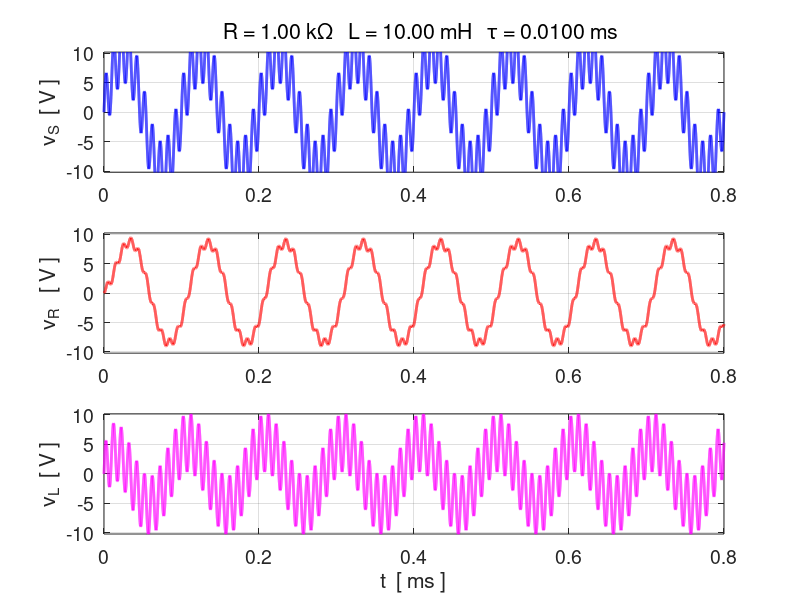
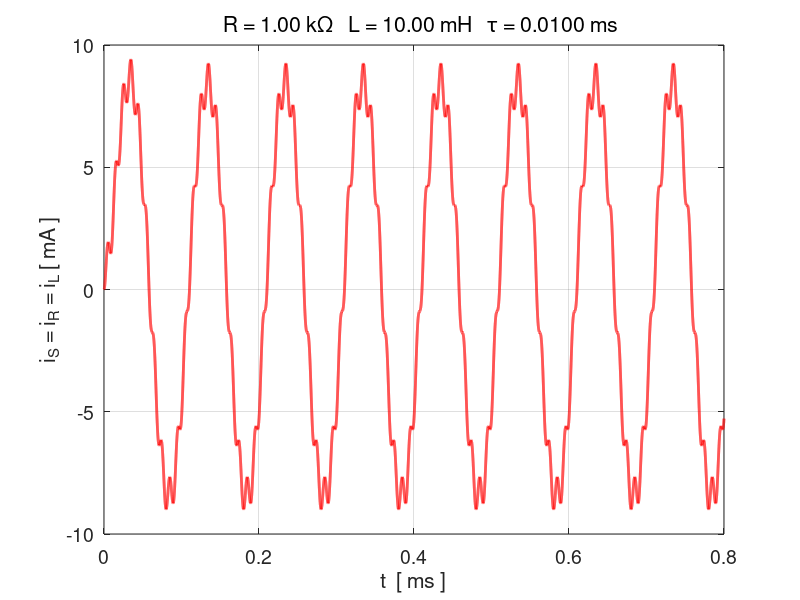
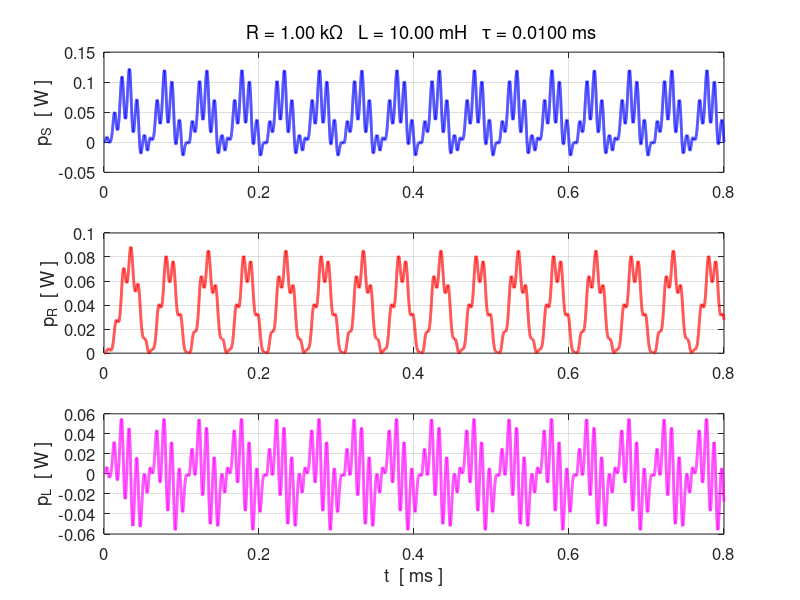
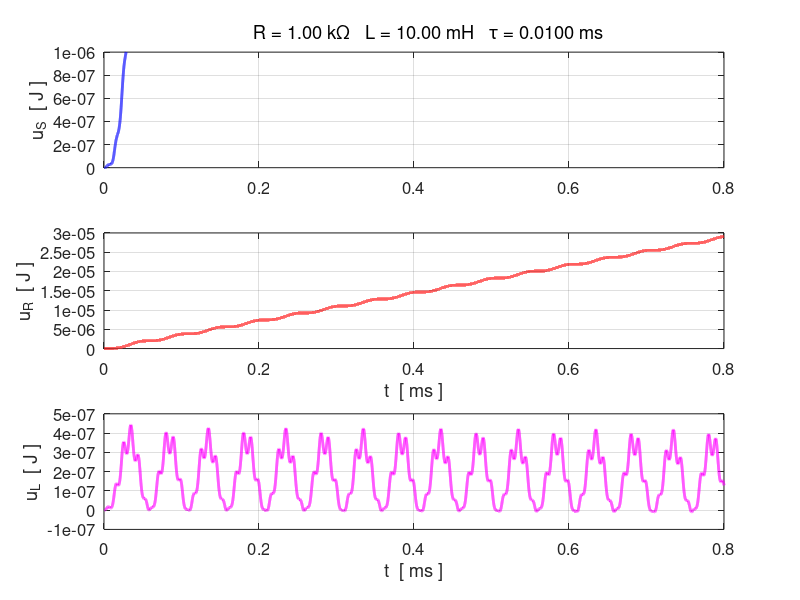

The MATLAB script that drew these images, in order:
%CNRL.m

% RL CIRCUIT
% Finite Difference Method for RL circuit analysis

% Ian Cooper
% email: ian.cooper@sydney.edu.au
% School of Physics, University of Sydney
 
% DOING PHYSICS WITH MATLAB 
%    https://d-arora.github.io/Doing-Physics-With-Matlab/
% 180212

clear all
close all
clc

% =======================================================================
% INPUTS: S.I. UNITS  default values [  ]
% =======================================================================
% Resistance [1e3]
    R  = 1.0e3;    
% Inductance [1e-3];      
    L  = 10e-3;   
% Peak source emf [10] 
  VS = 10;         
% Source emf: flagV = 1  step function off/on
%             flagV = 2  step function on/off
%             flagV = 3  pulses (square wave)
%             flagV = 4  sinusoidal emf
%             flagV = 5  rectified sinusoidal emf
%             flagV = 6  superposition of sinusoidal emfs
  flagV = 6;
   
   
%  ======================================================================   
%  Define emf
% =======================================================================
% Time constant and time step
   tau = L/R;
   dt = tau/1000;
   
   switch flagV
    case 1  % step function  off to on
       % max time interval  [10*tau]
         tMax = 10*tau;
       %  tMax = 500e-6;        
       % percentage off time  [10]
         pOFF = 10;         
                
         t = 0:dt:tMax;
         N = length(t);
         nOFF = round(N*pOFF/100);
         vS = zeros(1,N);
         vS(nOFF:end) = VS;
     
    case 2  % step function  on to off
        % max time interval  [10e-3] 
         tMax = 10e-6;        
       % percentage on time  [50]
         pON = 10;         
       
         t = 0:dt:tMax;
         N = length(t);
         nON = round(N*pON/100);
         vS = zeros(1,N);
         vS(1:nON) = VS;
         
    case 3    % pulses ON / OFF
       % max time interval  [10e-3] 
         tMax = 100e-6;        
       % percentage off time  [10]
         pOFF = 50;         
       % Number of periods     [3]
         nT = 4;
       
       % Calculations  
         t = 0:dt:tMax;
         N = length(t);  
                  numT = round(N/nT-0.5);
         nON = round(numT*pOFF/100);
         nOFF = numT-nON;
         vS = zeros(1,N);
         for c = 1 : nT
           vS(nOFF + numT*(c-1) : nOFF + numT*(c-1)+nON) = VS;
         end

    case 4     % sinusoidal input    [fS = 1e4]
       fS = 10e3;
       w = 2*pi*fS;
       T = 1/fS;
       nT = 8; 
       tMax = nT*T;
       t = 0:dt:tMax;
       N = length(t);
       vS = VS .* exp(1j*(w*t - pi/2));
    
       
     case 5     % sinusoidal input - rectified
       f = 10e3;
       w = 2*pi*f;
       T = 1/f;
       nT = 8;
       tMax = nT*T;
       t = 0:dt:tMax;
       N = length(t);
       vS = abs(VS .* sin(w*t));
            
     case 6     % Input: superposition of sinusoidal signals
       f = 10e3;
       w = 2*pi*f;
       T = 1/f;
       nT = 8;
       tMax = nT*T;
       t = 0:dt:tMax;
       N = length(t);
       vS = VS .* sin(w*t) + (0.5*VS) .* sin(10*w*t);

   end
  
   
% ======================================================================  
% CALCULATIONS 
% ======================================================================
   k = dt/L;
%  Initialise values 
  vR = zeros(1,N);
  vL = zeros(1,N);
  iS = zeros(1,N);
    
%  Time Step #1
  if flagV == 2
     iS(1) = vS(1)/R;
     vR(1) = vS(1);
  end
  
% Time Steps #2 to #N
  for c = 2 : N
    iS(c) = iS(c-1) + k*vL(c-1);
    vR(c) = iS(c) * R;
    vL(c) = vS(c) - vR(c);
  end
 

% Powers and energy
     pS = real(vS) .* real(iS);
     pR = real(vR) .* real(iS);
     pL = real(vL) .* real(iS);
     
      uS = zeros(1,N); uR = zeros(1,N); uL = zeros(1,N);
     if flagV == 2
         uS(1) = pS(1)*dt;
         uR(1) = uS(1);
     end
     
    
     for c = 2 : N
         uS(c) = uS(c-1) + pS(c)*dt;
         uR(c) = uR(c-1) + pR(c)*dt;
         uL(c) = uL(c-1) + pL(c)*dt;
     end

     
% Phases  [degrees]
% INPUT time to calculate phasors
     tP = 0.75*tMax;
     
     nP = find(t > tP,1);
     phi_vS   = rad2deg(angle(vS(nP)));
     phi_vR   = rad2deg(angle(vR(nP)));
     phi_vL   = rad2deg(angle(vL(nP)));
     theta_iS = rad2deg(angle(iS(nP)));
     
     if flagV == 4
        [iS_Peaks, t_Peaks] = findpeaks(real(iS));
       nPeaks = length(t_Peaks)-1;
       T_Peaks = (t(t_Peaks(end)) - t(t_Peaks(end-nPeaks)))/(nPeaks);
       f_Peaks = 1 / T_Peaks;
       
       ZR = R;
       ZL = 1j * w*L;
       Z = ZR + ZL;
       Zmag = abs(Z);
       phi_ZR = rad2deg(angle(ZR));
       phi_ZL = rad2deg(angle(ZL));
       phi_Z = rad2deg(angle(Z));
     end


% ======================================================================
% GRAPHICS
% ======================================================================

figure(1)    
   FS = 14;
   pos = [0.07 0.05 0.28 0.72];
   set(gcf,'Units','normalized');
   set(gcf,'Position',pos);
   set(gcf,'color','w'); 
   
subplot(3,1,1)   % -----------------------------------------------------
     xP = 1e3.*t; yP = real(vS);
     plot(xP,yP,'b','linewidth',2');
     grid on
     set(gca,'xLim',[0 1e3*max(t)]);
  %  set(gca,'yTick',-10:5:10);
     set(gca,'yLim',[-VS-0.2 VS+0.2]);
     tm1 = '   R = ';
     tm2 = num2str(R/1e3, '%3.2f');
     tm3 = ' k\Omega   L = ';
     tm4 = num2str(L*1e3, '%3.2f');
     tm5 = ' mH   \tau = ';
     tm6 = num2str(tau*1e3, '%3.4f');
     tm7 = ' ms';
     tm = [tm1 tm2 tm3 tm4 tm5 tm6 tm7];
     title(tm,'fontweight','normal','fontsize',10);
     ylabel('v_S  [ V ]');
     set(gca,'fontsize',FS);
     
subplot(3,1,2) % ---------------------------------------------------------
     xP = 1e3.*t; yP = real(vR);
     plot(xP,yP,'r','linewidth',2');
     grid on
     set(gca,'xLim',[0 1e3*max(t)]); 
     set(gca,'yLim',[-VS-0.2 VS+0.2]);
%    set(gca,'yTick',-10:5:10);
     ylabel('v_R   [ V ]');
     set(gca,'fontsize',FS);
     
subplot(3,1,3) % ---------------------------------------------------------
     xP = 1e3.*t; yP = real(vL);
     plot(xP,yP,'m','linewidth',2');
     grid on
     set(gca,'yLim',[-VS-0.2 VS+0.2]);
     set(gca,'xLim',[0 1e3*max(t)]); 
     xlabel('t  [ ms ]');
     ylabel('v_L  [ V ]');
     set(gca,'fontsize',FS);

figure(2) % =============================================================    
   FS = 14;
   pos = [0.37 0.05 0.28 0.30];
   set(gcf,'Units','normalized');
   set(gcf,'Position',pos);
   set(gcf,'color','w'); 
   
   xP = 1e3.*t; yP = real(iS.*1e3);
   plot(xP,yP,'r','linewidth',2');
   grid on
  
   tm1 = '   R = ';
   tm2 = num2str(R/1e3, '%3.2f');
   tm3 = ' k\Omega   L = ';
   tm4 = num2str(L*1e3, '%3.2f');
   tm5 = ' mH   \tau = ';
   tm6 = num2str(tau*1e3, '%3.4f');
   tm7 = ' ms';
   tm = [tm1 tm2 tm3 tm4 tm5 tm6 tm7];
   title(tm,'fontweight','normal','fontsize',10);
   xlabel('t  [ ms ]');
   ylabel('i_S = i_R = i_L [ mA ]');
   set(gca,'fontsize',FS)

figure(3)   % ==========================================================   
   FS = 12;
   pos = [0.67 0.05 0.28 0.72];
   set(gcf,'Units','normalized');
   set(gcf,'Position',pos);
   set(gcf,'color','w'); 
   
 subplot(3,1,1) % ------------------------------------------------------
     xP = 1e3.*t; yP = pS;
     plot(xP,yP,'b','linewidth',2');
     grid on
     ylabel('p_S  [ W ]');
     tm1 = '   R = ';
     tm2 = num2str(R/1e3, '%3.2f');
     tm3 = ' k\Omega   L = ';
     tm4 = num2str(L*1e3, '%3.2f');
     tm5 = ' mH   \tau = ';
     tm6 = num2str(tau*1e3, '%3.4f');
     tm7 = ' ms';
     tm = [tm1 tm2 tm3 tm4 tm5 tm6 tm7];
     title(tm,'fontweight','normal','fontsize',10);
     set(gca,'fontsize',FS);
     
subplot(3,1,2) % ------------------------------------------------------
     xP = 1e3.*t; yP = pR;
     plot(xP,yP,'r','linewidth',2');
     grid on
     ylabel('p_R  [ W ]');
     set(gca,'fontsize',FS);

 subplot(3,1,3) % -----------------------------------------------------
     xP = 1e3.*t; yP = pL;
     plot(xP,yP,'m','linewidth',2');
     grid on
     xlabel('t  [ ms ]');
     ylabel('p_L  [ W ]');
     set(gca,'fontsize',FS);

figure(4)  % ============================================================ 
   FS = 12;
   pos = [0.47 0.05 0.28 0.72];
   set(gcf,'Units','normalized');
   set(gcf,'Position',pos);
   set(gcf,'color','w'); 
   
subplot(3,1,1) % -------------------------------------------------------
     xP = 1e3.*t; yP = uS;
     plot(xP,yP,'b','linewidth',2');
     grid on
     tm1 = '      R = ';
     tm2 = num2str(R/1e3, '%3.2f');
     tm3 = ' k\Omega   L = ';
     tm4 = num2str(L*1e3, '%3.2f');
     tm5 = ' mH   \tau = ';
     tm6 = num2str(tau*1e3, '%3.4f');
     tm7 = ' ms';
     tm = [tm1 tm2 tm3 tm4 tm5 tm6 tm7];
     title(tm,'fontweight','normal','fontsize',10);
     ylabel('u_S  [ J ]');
     set(gca,'fontsize',FS);
     set(gca,'yLim',[0 1e-6]);
     
subplot(3,1,2) % --------------------------------------------------
     xP = 1e3.*t; yP = uR;
     plot(xP,yP,'r','linewidth',2');
     grid on
     xlabel('t  [ ms ]');
     ylabel('u_R  [ J ]');
     set(gca,'fontsize',FS);
  %   set(gca,'yLim',[0 1e-5]);
     
subplot(3,1,3)  % ------------------------------------------------------
     xP = 1e3.*t; yP = uL;
     plot(xP,yP,'m','linewidth',2');
     grid on
     xlabel('t  [ ms ]');
     ylabel('u_L  [ J ]');
     set(gca,'fontsize',FS);
    % set(gca,'yLim',[0 1e-6]);


 figure(5)  % TEXT------------------------------------------------ 
   %FS = 14;
   pos = [0.27 0.05 0.35 0.32];
   set(gcf,'Units','normalized');
   set(gcf,'Position',pos);
   set(gcf,'color','w'); 
   
   x = 0; y = 100; dy = -15;
   tm1 = 'R  = ';
   tm2 = num2str(R/1e3,'%3.2f');
   tm3 = '  k\Omega';
   tm = [tm1 tm2 tm3];
   h_text = text(x,y,tm);
   set(h_text,'fontsize',14);
   
   y = y+dy;
   tm1 = 'L = ';
   tm2 = num2str(L*1e3,'%3.2f');
   tm3 = '  mH';
   tm = [tm1 tm2 tm3];
   h_text = text(x,y,tm);
   set(h_text,'fontsize',14);
   
   y = y+dy;
   tm1 = '\tau = ';
   tm2 = num2str(tau*1e3,'%3.2e');
   tm3 = '  ms';
   tm = [tm1 tm2 tm3];
   h_text = text(x,y,tm);
   set(h_text,'fontsize',14);
   
 if flagV == 4
   y = y+dy;
   tm1 = 'f_S = ';
   tm2 = num2str(fS/1e3,'%3.2e');
   tm3 = '  kHz';
   tm = [tm1 tm2 tm3];
   h_text = text(x,y,tm);
   set(h_text,'fontsize',14); 
   
   y = y+dy;
   tm1 = 'f_{Peaks} = ';
   tm2 = num2str(f_Peaks/1e3,'%3.2e');
   tm3 = '  kHz';
   tm = [tm1 tm2 tm3];
   h_text = text(x,y,tm);
   set(h_text,'fontsize',14); 
   
   x = 40; y = 100-dy;  
   y = y+dy;
   tm1 = 'Z_R = ';
   tm2 = num2str(R,'%3.2f');
   tm3 = '  \Omega';
   tm = [tm1 tm2 tm3];
   h_text = text(x,y,tm);
   set(h_text,'fontsize',14);
     
   y = y+dy;
   tm1 = 'Z_L = ( ';
   tm2 = num2str(real(ZL),'%3.2f');
   tm3 = ' + ';
   tm = [tm1 tm2 tm3];
   h_text = text(x,y,tm);
   set(h_text,'fontsize',14);
   
   y = y+dy;
   tm1 = ' ';
   tm2 = num2str(imag(ZL),'%3.2f');
   tm3 = ' j )  \Omega';
   tm = [tm1 tm2 tm3];
   h_text = text(x+10,y+8,tm);
   set(h_text,'fontsize',14);
   
   %y = y+dy;
   tm1 = 'Z = ( ';
   tm2 = num2str(real(Z),'%3.2f');
   tm3 = ' + ';
   tm = [tm1 tm2 tm3];
   h_text = text(x,y,tm);
   set(h_text,'fontsize',14);
   
   y = y+dy;
   tm1 = ' ';
   tm2 = num2str(imag(Z),'%3.2f');
   tm3 = ' j )  \Omega';
   tm = [tm1 tm2 tm3];
   h_text = text(x+10,y+8,tm);
   set(h_text,'fontsize',14); 
   
   y = y+dy+10;
   tm1 = '|Z| = ';
   tm2 = num2str(abs(Z),'%3.2f');
   tm3 = ' \Omega';
   tm = [tm1 tm2 tm3];
   h_text = text(x,y,tm);
   set(h_text,'fontsize',14);
   
   y = y+dy;
   tm1 = '\phi_R = ';
   tm2 = num2str(phi_ZR,'%3.1f');
   tm3 = '^o';
   tm = [tm1 tm2 tm3];
   h_text = text(x,y,tm);
   set(h_text,'fontsize',14);
   
   y = y+dy;
   tm1 = '\phi_L = ';
   tm2 = num2str(phi_ZL,'%3.1f');
   tm3 = '^o';
   tm = [tm1 tm2 tm3];
   h_text = text(x,y,tm);
   set(h_text,'fontsize',14);

   y = y+dy;
   tm1 = '\phi_Z = ';
   tm2 = num2str(phi_Z,'%3.1f');
   tm3 = '^o';
   tm = [tm1 tm2 tm3];
   h_text = text(x,y,tm);
   set(h_text,'fontsize',14);
   
   x = 78; y = 100;
   tm1 = 'At time t = ';
   tm2 = num2str(t(nP)*1e3,'%3.3f');
   tm3 = '  ms';
   tm = [tm1 tm2 tm3];
   h_text = text(x,y,tm);
   set(h_text,'fontsize',14);
   
   y = y+dy;
   tm1 = '\phi_S = ';
   tm2 = num2str(phi_vS,'%3.1f');
   tm3 = '^o';
   tm = [tm1 tm2 tm3];
   h_text = text(x,y,tm);
   set(h_text,'fontsize',14); 
   
   y = y + dy;
   tm1 = '\phi_R = ';
   tm2 = num2str(phi_vR,'%3.1f');
   tm3 = '^o';
   tm = [tm1 tm2 tm3];
   h_text = text(x,y,tm);
   set(h_text,'fontsize',14);
   
   y = y + dy;
   tm1 = '\phi_L = ';
   tm2 = num2str(phi_vL,'%3.1f');
   tm3 = '^o';
   tm = [tm1 tm2 tm3];
   h_text = text(x,y,tm);
   set(h_text,'fontsize',14);
   
   y = y + dy;
   tm1 = '\theta_S = ';
   tm2 = num2str(theta_iS,'%3.1f');
   tm3 = '^o';
   tm = [tm1 tm2 tm3];
   h_text = text(x,y,tm);
   set(h_text,'fontsize',14);
 end
   axis off
   set(gca,'xLim',[0 100]);
   set(gca,'yLim',[0 100]);
   set(gca,'Position', [0.05 0.1 0.8 0.85]);
   
if flagV == 4
figure(6)   % phasors ------------------------------------------------
   xyLim = 12;
   xyTick = -xyLim:4:xyLim;
   
   FS = 14;
   pos = [0.50 0.15 0.28 0.43];
   set(gcf,'Units','normalized');
   set(gcf,'Position',pos);
   set(gcf,'color','w');
   %xP = [0 real(vR(nP))]; yP = [0 imag(vR(nP))];
   %plot(xP,yP,'r','linewidth',2');
  
   hold on
   arrow([0,0],[real(vR(nP)),imag(vR(nP)),0],'BaseAngle',35, 'EdgeColor','r',...
       'FaceColor','r',...
      'Length',350, 'linewidth',2);
   %x1 = [0 real(vL(nP))]; yP = [0 imag(vL(nP))];
  % plot(xP,yP,'m','linewidth',2');
   arrow([0,0],[real(vL(nP)),imag(vL(nP)),0],'BaseAngle',30, 'EdgeColor','m', ...
       'Length',50,'FaceColor','m','linewidth',2);
   
   arrow([0,0],[real(vS(nP)),imag(vS(nP)),0],'BaseAngle',30, 'EdgeColor','b',...
       'FaceColor','b',...
      'Length',30, 'linewidth',2);
   
   % xP = [0 real(vS(nP))]; yP = [0 imag(vS(nP))];
  % plot(xP,yP,'b','linewidth',2');
  % vA = vR+vC+vL;
  % xP = [0 real(vA(nP))]; yP = [0 imag(vA(nP))];
  % plot(xP,yP,'g','linewidth',1');
   xlabel('Re(V)  [ V ]');
   ylabel('Im(V)  [ V ]');
   set(gca,'fontsize',FS);
   set(gca,'xLim',[-xyLim, xyLim]);
   set(gca,'yLim',[-xyLim, xyLim]);
   set(gca,'xTick',xyTick);
   set(gca,'yTick',xyTick);
   grid on
   axis square
   box on
   legend(' v_R',' v_L',' v_S');
  
     tm1 = 'Phasors at time t  =   ';
     tm2 = num2str(1e3*t(nP), '%3.2f');
     tm3 = ' ms';
     tm = [tm1 tm2 tm3];
     title(tm,'fontweight','normal','fontsize',12);  
end

    
  
